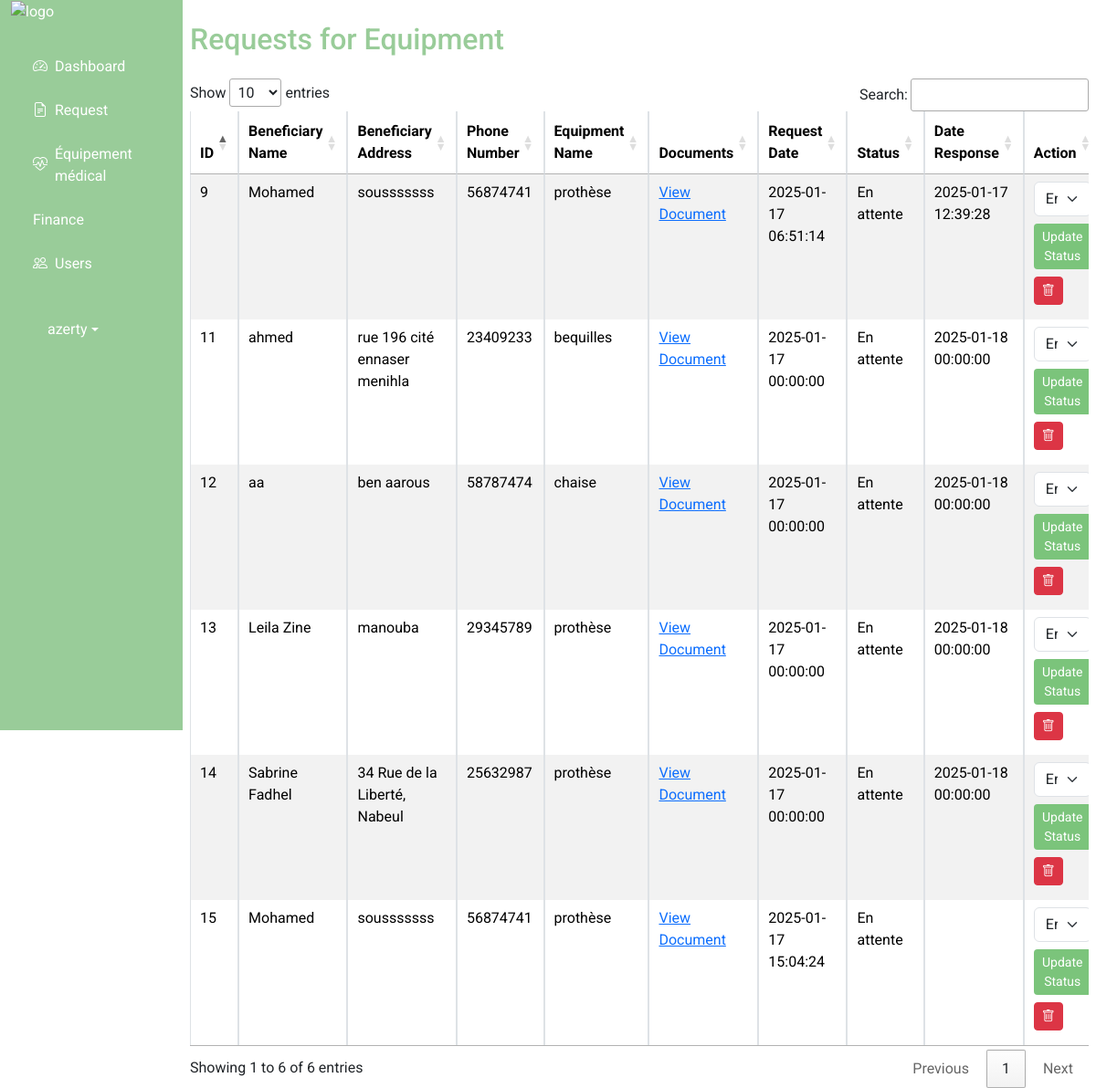
The page /back_office/request.php (signed in) on the database its author committed.
### tables this page shows
CREATE TABLE `requests` (
  `id_request` int(11) NOT NULL,
  `user_id` int(11) NOT NULL,
  `id_equipment` int(11) NOT NULL,
  `date_demande` datetime NOT NULL DEFAULT current_timestamp(),
  `approved` enum('En attente','Approuvé','Refusé') DEFAULT 'En attente',
  `dateReponse` datetime DEFAULT NULL,
  `documents` varchar(255) DEFAULT NULL
);

CREATE TABLE `users` (
  `id` int(11) NOT NULL,
  `name` varchar(25) NOT NULL,
  `email` varchar(100) NOT NULL,
  `pass` varchar(25) NOT NULL,
  `role` enum('donateur','beneficiaire') NOT NULL,
  `created_at` datetime DEFAULT current_timestamp(),
  `adress` varchar(255) DEFAULT NULL,
  `phone_number` varchar(15) DEFAULT NULL
);

CREATE TABLE `dons_equipment` (
  `id_equipment` int(11) NOT NULL,
  `id_donateur` int(11) NOT NULL,
  `quantite` int(11) NOT NULL,
  `type_equipment` varchar(255) NOT NULL,
  `image_path` varchar(255) DEFAULT NULL,
  `description` text DEFAULT NULL,
  `etat` enum('neuf','occasion') NOT NULL,
  `disponabilite` enum('disponible','indisponible') NOT NULL DEFAULT 'disponible',
  `date_don` date NOT NULL,
  `name` varchar(50) DEFAULT NULL,
  `approve` enum('oui','non') DEFAULT 'non'
);

### back_office/request.php (the view, shortened to what this page needs)
<?php
include('db.php');
$query = "
    SELECT r.id_request, u.name AS beneficiary_name, u.adress AS beneficiary_adress, u.phone_number AS beneficiary_phone,
           d.name AS equipment_name, r.date_demande, r.approved, r.dateReponse,r.documents
    FROM requests r
    INNER JOIN users u ON r.user_id = u.id
    INNER JOIN dons_equipment d ON r.id_equipment = d.id_equipment
";
$res = mysqli_query($conn, $query);
?>
<!DOCTYPE html>
<html lang="en">
<head>
    <link href="https://cdn.jsdelivr.net/npm/bootstrap@5.3.3/dist/css/bootstrap.min.css" rel="stylesheet">
    <link href="https://cdnjs.cloudflare.com/ajax/libs/bootstrap-icons/1.10.3/font/bootstrap-icons.min.css" rel="stylesheet">
    <link rel="stylesheet" href="https://cdn.datatables.net/1.13.6/css/jquery.dataTables.min.css">
    <link rel="stylesheet" href="../assets/css/style.css">
    <link rel="stylesheet" href="https://cdn.jsdelivr.net/npm/sweetalert2@11/dist/sweetalert2.min.css">
</head>
<body>
<div class="d-flex flex-column flex-lg-row ">
        <div class="col-lg-2 d-none d-lg-block ">
            <?php
            include('nav.php');
            ?>
        </div>
        <div class=" px-2 col-lg-10">
            <h2 id="back-title" class="my-4">Requests for Equipment</h2>
            <div class="table-responsive" >
            <table id="requestTable" class=" table table-striped table-bordered">
                <thead >
                    <tr class="">
                        <th>ID</th>
                        <th>Beneficiary Name</th>
                        <th>Beneficiary Address</th>
                        <th>Phone Number</th>
                        <th>Equipment Name</th>
                        <th>Documents</th>
                        <th>Request Date</th>
                        <th>Status</th>
                        <th>Date Response</th>
                        <th>Action</th>
                    </tr>
                </thead>
                <tbody>
                    <?php while ($row = $res->fetch_assoc()): ?>
                        <tr>
                            <td><?php echo $row['id_request']; ?></td>
                            <td><?php echo $row['beneficiary_name']; ?></td>
                            <td><?php echo $row['beneficiary_adress']; ?></td>
                            <td><?php echo $row['beneficiary_phone']; ?></td>
                            <td><?php echo $row['equipment_name']; ?></td>
                            <td> <a href="uploads/<?php echo $row['documents']; ?>" target="_blank">
                                    View Document
                                </a></td>
                            <td><?php echo $row['date_demande']; ?></td>
                            <td><?php echo $row['approved']; ?></td>
                            <td><?php echo $row['dateReponse']; ?></td>
                            <td>
<form method="POST" action="" class="mb-2" onsubmit="return confirmUpdate(this)">
    <select name="status" class="form-select" required>
        <option value="En attente" <?php echo ($row['approved'] == 'En attente') ? 'selected' : ''; ?>>En attente</option>
    </select>
    <button type="submit" name="update_status" class="btn btn-sm mt-2" id="navBtn">Update Status</button>
</form>
<form method="POST" action="" class="mb-2" onsubmit="return confirmDelete(this)">
    <button type="submit" name="delete_request" class="btn btn-danger btn-sm">
        <i class="bi bi-trash"></i>
    </button>
</form>
        </td>
        </tr>
    <?php endwhile; ?>
   </tbody>
    </table>
    </div></div>
</body>
</html>

### assets/css/style.css (style rules this page uses)
body { font-family: 'Roboto', sans-serif; }
#back-title { color: #99CC99; }
#navBtn { background-color: #7bc47b; color: white; border: none; }

### rows shown on the page
requests: id_request "9", user.name "Mohamed", user.adress "sousssssss", user.phone_number "56874741", id_equipment.name "prothèse", date_demande "2025-01-17 06:51:14", approved "En attente", dateReponse "2025-01-17 12:39:28", status "En attente"
requests: id_request "11", user.name "ahmed", user.adress "rue 196 cité ennaser menihla", user.phone_number "23409233", id_equipment.name "bequilles", date_demande "2025-01-17 00:00:00", approved "En attente", dateReponse "2025-01-18 00:00:00", status "En attente"
requests: id_request "12", user.name "aa", user.adress "ben aarous", user.phone_number "58787474", id_equipment.name "chaise", date_demande "2025-01-17 00:00:00", approved "En attente", dateReponse "2025-01-18 00:00:00", status "En attente"
requests: id_request "13", user.name "Leila Zine", user.adress "manouba", user.phone_number "29345789", id_equipment.name "prothèse", date_demande "2025-01-17 00:00:00", approved "En attente", dateReponse "2025-01-18 00:00:00", status "En attente"
requests: id_request "14", user.name "Sabrine Fadhel", user.adress "34 Rue de la Liberté, Nabeul", user.phone_number "25632987", id_equipment.name "prothèse", date_demande "2025-01-17 00:00:00", approved "En attente", dateReponse "2025-01-18 00:00:00", status "En attente"
requests: id_request "15", user.name "Mohamed", user.adress "sousssssss", user.phone_number "56874741", id_equipment.name "prothèse", date_demande "2025-01-17 15:04:24", approved "En attente", status "En attente"

### other values the page prints
$_SESSION['admins_name'] "azerty"
